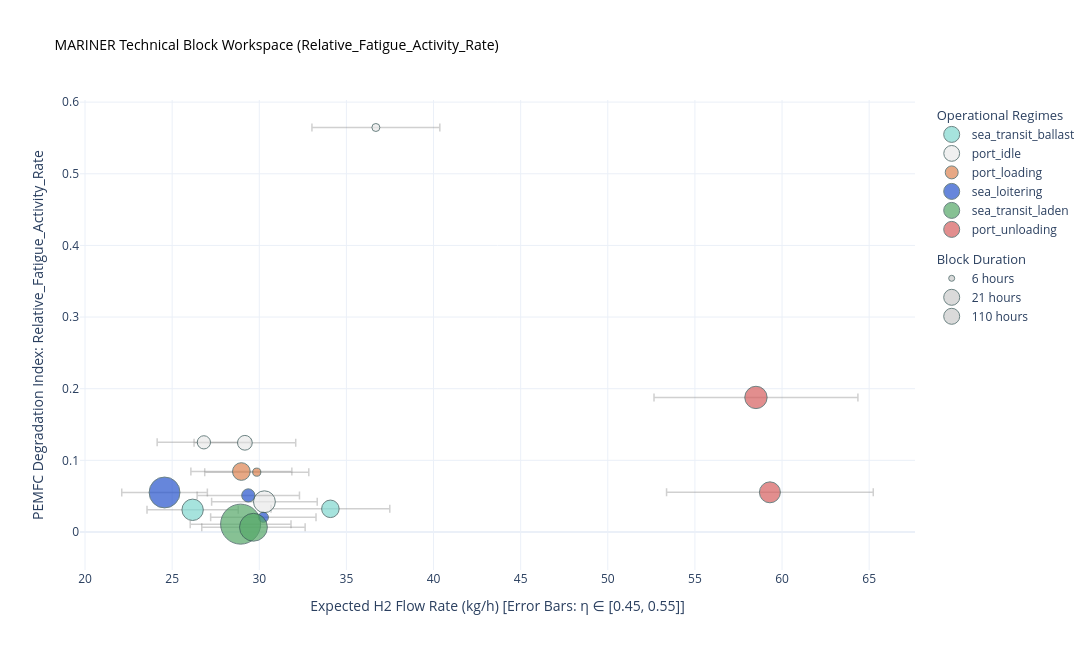
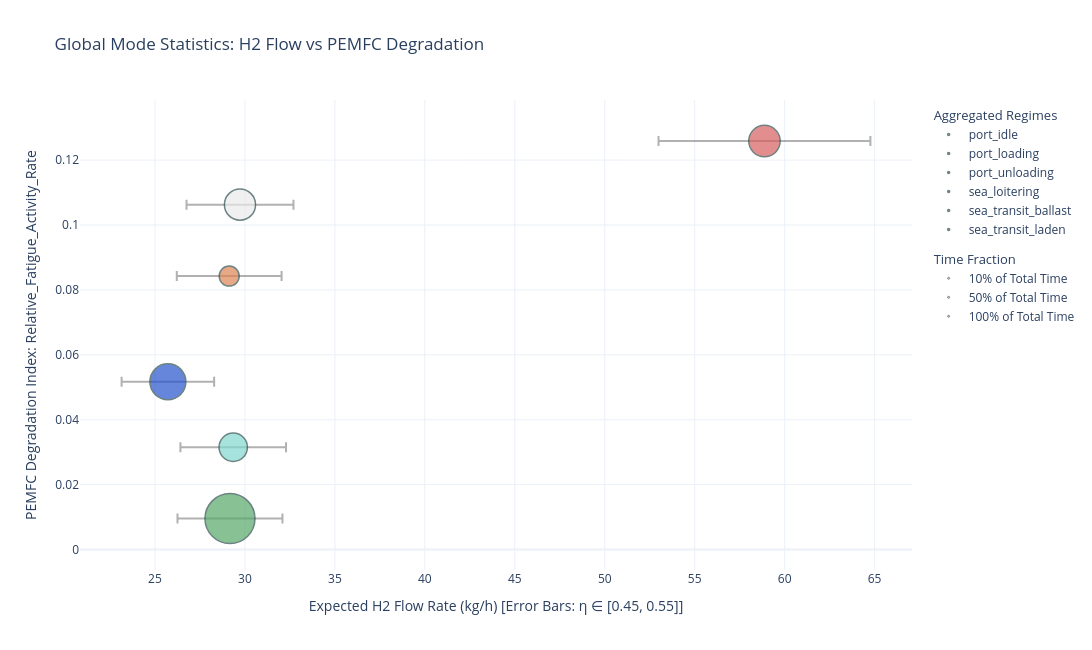
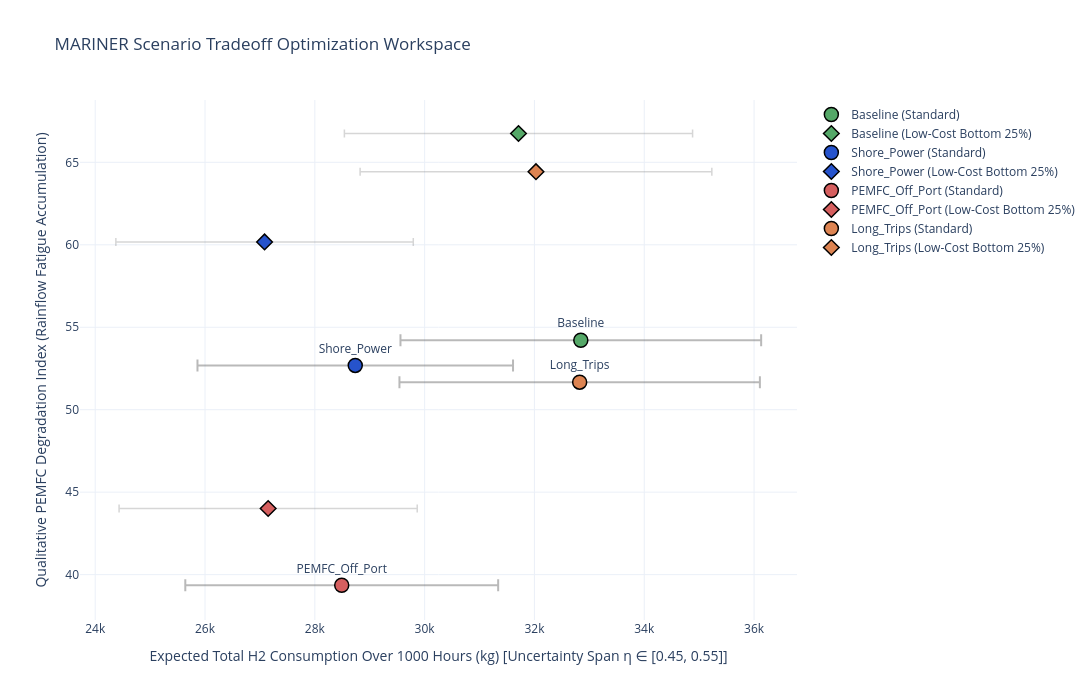

The notebook cell saved with these charts, in order:
### Code cell
# 1. Plot Block Workspace
fig_bricks_fatigue = plot_block_space(combined_filtered_registry, y_axis_metric='Relative_Fatigue_Activity_Rate')
fig_bricks_fatigue.show()

# 2. Plot Aggregated Mode Statistics
fig_stats_fatigue = plot_mode_statistics(combined_filtered_stats, y_axis_metric='Relative_Fatigue_Activity_Rate', print_table=False)
fig_stats_fatigue.show()

# 3. Instantiate Scenario Manager & Run Pipeline
manager = ScenarioManager(registry_df=combined_filtered_registry, global_stats=combined_filtered_stats)
compiled_scenario_outputs = manager.run_full_scenario_pipeline(total_target_h=1000.0, print_summary=True)

# 4. Render Final Scenario Optimization Tradeoff Chart
fig_tradeoff = plot_scenario_tradeoff_space(compiled_scenario_outputs)
fig_tradeoff.show()

### Figure 1 — Plotly figure (JSON) as saved in the notebook; plotly's stock layout.template omitted (floating-point values rounded to 4 significant figures)
{"data": [{"error_x": {"array": [3.408, 2.618], "color": "rgba(120,120,120,0.35)", "symmetric": true, "thickness": 1.5, "type": "data", "width": 4}, "hoverinfo": "text", "legendgroup": "Modes", "legendgrouptitle": {"text": "Operational Regimes"}, "marker": {"color": "#81D8D0", "line": {"color": "DarkSlateGrey", "width": 1}, "size": [21.08, 31.42], "sizemin": 4, "sizemode": "area", "sizeref": 0.1374}, "mode": "markers", "name": "sea_transit_ballast", "text": ["<b>Mode Block: sea_transit_ballast</b><br>File Origin: Wembley_voy_236.csv<br>Start Timestamp: 2026-01-23 16:20<br>Total Duration: 21.08 h<br>Mean Power Demand: 562.1 kW<br>-----------------------------------<br>H2 Rate: [30.67 - 37.49] kg/h<br>Fatigue Damage Rate: 0.0323 (/s)<br>Power Fluctuation: 0.55 (kW²/s²)<br>", "<b>Mode Block: sea_transit_ballast</b><br>File Origin: Rotherhithe_voy_179.csv<br>Start Timestamp: 2025-12-22 10:50<br>Total Duration: 31.42 h<br>Mean Power Demand: 431.7 kW<br>-----------------------------------<br>H2 Rate: [23.56 - 28.79] kg/h<br>Fatigue Damage Rate: 0.0310 (/s)<br>Power Fluctuation: 0.43 (kW²/s²)<br>"], "type": "scatter", "x": [34.08, 26.18], "y": [0.03235, 0.03099]}, {"error_x": {"array": [3.03, 2.917, 2.682, 3.669], "color": "rgba(120,120,120,0.35)", "symmetric": true, "thickness": 1.5, "type": "data", "width": 4}, "hoverinfo": "text", "legendgroup": "Modes", "legendgrouptitle": {"text": "Operational Regimes"}, "marker": {"color": "#EAEAEA", "line": {"color": "DarkSlateGrey", "width": 1}, "size": [32.83, 14.92, 12.0, 3.5], "sizemin": 4, "sizemode": "area", "sizeref": 0.1374}, "mode": "markers", "name": "port_idle", "text": ["<b>Mode Block: port_idle</b><br>File Origin: Wembley_voy_236.csv<br>Start Timestamp: 2026-01-24 13:25<br>Total Duration: 32.83 h<br>Mean Power Demand: 499.7 kW<br>-----------------------------------<br>H2 Rate: [27.27 - 33.33] kg/h<br>Fatigue Damage Rate: 0.0422 (/s)<br>Power Fluctuation: 0.33 (kW²/s²)<br>", "<b>Mode Block: port_idle</b><br>File Origin: Wembley_voy_236.csv<br>Start Timestamp: 2026-01-31 04:35<br>Total Duration: 14.92 h<br>Mean Power Demand: 481.2 kW<br>-----------------------------------<br>H2 Rate: [26.26 - 32.09] kg/h<br>Fatigue Damage Rate: 0.1245 (/s)<br>Power Fluctuation: 1.89 (kW²/s²)<br>", "<b>Mode Block: port_idle</b><br>File Origin: Rotherhithe_voy_179.csv<br>Start Timestamp: 2025-12-26 11:45<br>Total Duration: 12.00 h<br>Mean Power Demand: 442.4 kW<br>-----------------------------------<br>H2 Rate: [24.14 - 29.50] kg/h<br>Fatigue Damage Rate: 0.1252 (/s)<br>Power Fluctuation: 2.29 (kW²/s²)<br>", "<b>Mode Block: port_idle</b><br>File Origin: Rotherhithe_voy_179.csv<br>Start Timestamp: 2025-12-30 09:35<br>Total Duration: 3.50 h<br>Mean Power Demand: 605.2 kW<br>-----------------------------------<br>H2 Rate: [33.02 - 40.36] kg/h<br>Fatigue Damage Rate: 0.5646 (/s)<br>Power Fluctuation: 10.32 (kW²/s²)<br>"], "type": "scatter", "x": [30.3, 29.17, 26.82, 36.69], "y": [0.04224, 0.1245, 0.1252, 0.5646]}, {"error_x": {"array": [2.986, 2.897], "color": "rgba(120,120,120,0.35)", "symmetric": true, "thickness": 1.5, "type": "data", "width": 4}, "hoverinfo": "text", "legendgroup": "Modes", "legendgrouptitle": {"text": "Operational Regimes"}, "marker": {"color": "#DD8452", "line": {"color": "DarkSlateGrey", "width": 1}, "size": [4.5, 21.42], "sizemin": 4, "sizemode": "area", "sizeref": 0.1374}, "mode": "markers", "name": "port_loading", "text": ["<b>Mode Block: port_loading</b><br>File Origin: Wembley_voy_236.csv<br>Start Timestamp: 2026-01-24 17:45<br>Total Duration: 4.50 h<br>Mean Power Demand: 492.4 kW<br>-----------------------------------<br>H2 Rate: [26.87 - 32.84] kg/h<br>Fatigue Damage Rate: 0.0835 (/s)<br>Power Fluctuation: 1.41 (kW²/s²)<br>", "<b>Mode Block: port_loading</b><br>File Origin: Rotherhithe_voy_179.csv<br>Start Timestamp: 2025-12-26 18:30<br>Total Duration: 21.42 h<br>Mean Power Demand: 477.9 kW<br>-----------------------------------<br>H2 Rate: [26.08 - 31.87] kg/h<br>Fatigue Damage Rate: 0.0844 (/s)<br>Power Fluctuation: 1.43 (kW²/s²)<br>"], "type": "scatter", "x": [29.86, 28.97], "y": [0.08352, 0.08441]}, {"error_x": {"array": [2.937, 2.456, 3.023], "color": "rgba(120,120,120,0.35)", "symmetric": true, "thickness": 1.5, "type": "data", "width": 4}, "hoverinfo": "text", "legendgroup": "Modes", "legendgrouptitle": {"text": "Operational Regimes"}, "marker": {"color": "#2653CC", "line": {"color": "DarkSlateGrey", "width": 1}, "size": [11.92, 65.5, 7.083], "sizemin": 4, "sizemode": "area", "sizeref": 0.1374}, "mode": "markers", "name": "sea_loitering", "text": ["<b>Mode Block: sea_loitering</b><br>File Origin: Wembley_voy_236.csv<br>Start Timestamp: 2026-01-30 12:00<br>Total Duration: 11.92 h<br>Mean Power Demand: 484.4 kW<br>-----------------------------------<br>H2 Rate: [26.43 - 32.31] kg/h<br>Fatigue Damage Rate: 0.0511 (/s)<br>Power Fluctuation: 0.90 (kW²/s²)<br>", "<b>Mode Block: sea_loitering</b><br>File Origin: Rotherhithe_voy_179.csv<br>Start Timestamp: 2025-12-23 14:35<br>Total Duration: 65.50 h<br>Mean Power Demand: 405.2 kW<br>-----------------------------------<br>H2 Rate: [22.11 - 27.02] kg/h<br>Fatigue Damage Rate: 0.0552 (/s)<br>Power Fluctuation: 0.90 (kW²/s²)<br>", "<b>Mode Block: sea_loitering</b><br>File Origin: Rotherhithe_voy_179.csv<br>Start Timestamp: 2025-12-30 00:55<br>Total Duration: 7.08 h<br>Mean Power Demand: 498.6 kW<br>-----------------------------------<br>H2 Rate: [27.21 - 33.26] kg/h<br>Fatigue Damage Rate: 0.0205 (/s)<br>Power Fluctuation: 0.35 (kW²/s²)<br>"], "type": "scatter", "x": [29.37, 24.56, 30.23], "y": [0.05107, 0.05517, 0.02054]}, {"error_x": {"array": [2.893, 2.967], "color": "rgba(120,120,120,0.35)", "symmetric": true, "thickness": 1.5, "type": "data", "width": 4}, "hoverinfo": "text", "legendgroup": "Modes", "legendgrouptitle": {"text": "Operational Regimes"}, "marker": {"color": "#55A868", "line": {"color": "DarkSlateGrey", "width": 1}, "size": [109.9, 53.33], "sizemin": 4, "sizemode": "area", "sizeref": 0.1374}, "mode": "markers", "name": "sea_transit_laden", "text": ["<b>Mode Block: sea_transit_laden</b><br>File Origin: Wembley_voy_236.csv<br>Start Timestamp: 2026-01-26 02:45<br>Total Duration: 109.92 h<br>Mean Power Demand: 477.1 kW<br>-----------------------------------<br>H2 Rate: [26.04 - 31.82] kg/h<br>Fatigue Damage Rate: 0.0110 (/s)<br>Power Fluctuation: 0.11 (kW²/s²)<br>", "<b>Mode Block: sea_transit_laden</b><br>File Origin: Rotherhithe_voy_179.csv<br>Start Timestamp: 2025-12-27 21:10<br>Total Duration: 53.33 h<br>Mean Power Demand: 489.3 kW<br>-----------------------------------<br>H2 Rate: [26.70 - 32.63] kg/h<br>Fatigue Damage Rate: 0.0066 (/s)<br>Power Fluctuation: 0.06 (kW²/s²)<br>"], "type": "scatter", "x": [28.93, 29.67], "y": [0.01098, 0.006625]}, {"error_x": {"array": [5.85, 5.93], "color": "rgba(120,120,120,0.35)", "symmetric": true, "thickness": 1.5, "type": "data", "width": 4}, "hoverinfo": "text", "legendgroup": "Modes", "legendgrouptitle": {"text": "Operational Regimes"}, "marker": {"color": "#D65F5F", "line": {"color": "DarkSlateGrey", "width": 1}, "size": [34.33, 30.17], "sizemin": 4, "sizemode": "area", "sizeref": 0.1374}, "mode": "markers", "name": "port_unloading", "text": ["<b>Mode Block: port_unloading</b><br>File Origin: Wembley_voy_236.csv<br>Start Timestamp: 2026-01-31 10:35<br>Total Duration: 34.33 h<br>Mean Power Demand: 964.9 kW<br>-----------------------------------<br>H2 Rate: [52.65 - 64.35] kg/h<br>Fatigue Damage Rate: 0.1878 (/s)<br>Power Fluctuation: 3.47 (kW²/s²)<br>", "<b>Mode Block: port_unloading</b><br>File Origin: Rotherhithe_voy_179.csv<br>Start Timestamp: 2025-12-30 12:05<br>Total Duration: 30.17 h<br>Mean Power Demand: 978.1 kW<br>-----------------------------------<br>H2 Rate: [53.37 - 65.23] kg/h<br>Fatigue Damage Rate: 0.0554 (/s)<br>Power Fluctuation: 1.62 (kW²/s²)<br>"], "type": "scatter", "x": [58.5, 59.3], "y": [0.1878, 0.05538]}, {"legendgroup": "Size", "legendgrouptitle": {"text": "Block Duration"}, "marker": {"color": "rgba(150,150,150,0.5)", "line": {"color": "DarkSlateGrey", "width": 1}, "size": [6], "sizemode": "area", "sizeref": 0.1374}, "mode": "markers", "name": "6 hours", "type": "scatter", "x": [null], "y": [null]}, {"legendgroup": "Size", "legendgrouptitle": {"text": "Block Duration"}, "marker": {"color": "rgba(150,150,150,0.5)", "line": {"color": "DarkSlateGrey", "width": 1}, "size": [21], "sizemode": "area", "sizeref": 0.1374}, "mode": "markers", "name": "21 hours", "type": "scatter", "x": [null], "y": [null]}, {"legendgroup": "Size", "legendgrouptitle": {"text": "Block Duration"}, "marker": {"color": "rgba(150,150,150,0.5)", "line": {"color": "DarkSlateGrey", "width": 1}, "size": [110], "sizemode": "area", "sizeref": 0.1374}, "mode": "markers", "name": "110 hours", "type": "scatter", "x": [null], "y": [null]}], "layout": {"height": 650, "hovermode": "closest", "title": {"font": {"color": "black", "size": 14}, "text": "MARINER Technical Block Workspace (Relative_Fatigue_Activity_Rate)"}, "width": 1100, "xaxis": {"title": {"text": "Expected H2 Flow Rate (kg/h) [Error Bars: η ∈ [0.45, 0.55]]"}}, "yaxis": {"title": {"text": "PEMFC Degradation Index: Relative_Fatigue_Activity_Rate"}}}}

### Figure 2 — Plotly figure (JSON) as saved in the notebook; plotly's stock layout.template omitted (floating-point values rounded to 4 significant figures)
{"data": [{"error_x": {"array": [2.973], "arrayminus": [2.973], "color": "rgba(100,100,100,0.5)", "thickness": 2, "type": "data", "width": 5}, "hoverinfo": "text", "hovertext": ["<b>port_idle</b><br>Time Fraction: 13.9% (63.2 hrs)<br>Mean Power: 490.3 kW<br>H2 Rate: [26.75 - 32.70] kg/h<br>Fatigue Damage Rate: 0.1063 (/h)<br>Power Fluctuation: 1.62 (kW^3/h^3)<br>"], "legendgroup": "Modes", "legendgrouptitle": {"text": "Aggregated Regimes"}, "marker": {"color": "#EAEAEA", "line": {"color": "DarkSlateGrey", "width": 1.5}, "size": [0.1393], "sizemin": 10, "sizemode": "area", "sizeref": 0.0002877}, "mode": "markers", "name": "port_idle", "type": "scatter", "x": [29.73], "y": [0.1063]}, {"error_x": {"array": [2.913], "arrayminus": [2.913], "color": "rgba(100,100,100,0.5)", "thickness": 2, "type": "data", "width": 5}, "hoverinfo": "text", "hovertext": ["<b>port_loading</b><br>Time Fraction: 5.7% (25.9 hrs)<br>Mean Power: 480.4 kW<br>H2 Rate: [26.21 - 32.04] kg/h<br>Fatigue Damage Rate: 0.0843 (/h)<br>Power Fluctuation: 1.42 (kW^3/h^3)<br>"], "legendgroup": "Modes", "legendgrouptitle": {"text": "Aggregated Regimes"}, "marker": {"color": "#DD8452", "line": {"color": "DarkSlateGrey", "width": 1.5}, "size": [0.0571], "sizemin": 10, "sizemode": "area", "sizeref": 0.0002877}, "mode": "markers", "name": "port_loading", "type": "scatter", "x": [29.13], "y": [0.08426]}, {"error_x": {"array": [5.888], "arrayminus": [5.888], "color": "rgba(100,100,100,0.5)", "thickness": 2, "type": "data", "width": 5}, "hoverinfo": "text", "hovertext": ["<b>port_unloading</b><br>Time Fraction: 14.2% (64.5 hrs)<br>Mean Power: 971.1 kW<br>H2 Rate: [52.99 - 64.77] kg/h<br>Fatigue Damage Rate: 0.1259 (/h)<br>Power Fluctuation: 2.60 (kW^3/h^3)<br>"], "legendgroup": "Modes", "legendgrouptitle": {"text": "Aggregated Regimes"}, "marker": {"color": "#D65F5F", "line": {"color": "DarkSlateGrey", "width": 1.5}, "size": [0.1421], "sizemin": 10, "sizemode": "area", "sizeref": 0.0002877}, "mode": "markers", "name": "port_unloading", "type": "scatter", "x": [58.88], "y": [0.1259]}, {"error_x": {"array": [2.572], "arrayminus": [2.572], "color": "rgba(100,100,100,0.5)", "thickness": 2, "type": "data", "width": 5}, "hoverinfo": "text", "hovertext": ["<b>sea_loitering</b><br>Time Fraction: 18.6% (84.5 hrs)<br>Mean Power: 424.2 kW<br>H2 Rate: [23.15 - 28.29] kg/h<br>Fatigue Damage Rate: 0.0517 (/h)<br>Power Fluctuation: 0.85 (kW^3/h^3)<br>"], "legendgroup": "Modes", "legendgrouptitle": {"text": "Aggregated Regimes"}, "marker": {"color": "#2653CC", "line": {"color": "DarkSlateGrey", "width": 1.5}, "size": [0.1862], "sizemin": 10, "sizemode": "area", "sizeref": 0.0002877}, "mode": "markers", "name": "sea_loitering", "type": "scatter", "x": [25.72], "y": [0.05169]}, {"error_x": {"array": [2.935], "arrayminus": [2.935], "color": "rgba(100,100,100,0.5)", "thickness": 2, "type": "data", "width": 5}, "hoverinfo": "text", "hovertext": ["<b>sea_transit_ballast</b><br>Time Fraction: 11.6% (52.5 hrs)<br>Mean Power: 484.1 kW<br>H2 Rate: [26.42 - 32.29] kg/h<br>Fatigue Damage Rate: 0.0315 (/h)<br>Power Fluctuation: 0.48 (kW^3/h^3)<br>"], "legendgroup": "Modes", "legendgrouptitle": {"text": "Aggregated Regimes"}, "marker": {"color": "#81D8D0", "line": {"color": "DarkSlateGrey", "width": 1.5}, "size": [0.1157], "sizemin": 10, "sizemode": "area", "sizeref": 0.0002877}, "mode": "markers", "name": "sea_transit_ballast", "type": "scatter", "x": [29.35], "y": [0.03154]}, {"error_x": {"array": [2.917], "arrayminus": [2.917], "color": "rgba(100,100,100,0.5)", "thickness": 2, "type": "data", "width": 5}, "hoverinfo": "text", "hovertext": ["<b>sea_transit_laden</b><br>Time Fraction: 36.0% (163.2 hrs)<br>Mean Power: 481.1 kW<br>H2 Rate: [26.25 - 32.09] kg/h<br>Fatigue Damage Rate: 0.0096 (/h)<br>Power Fluctuation: 0.09 (kW^3/h^3)<br>"], "legendgroup": "Modes", "legendgrouptitle": {"text": "Aggregated Regimes"}, "marker": {"color": "#55A868", "line": {"color": "DarkSlateGrey", "width": 1.5}, "size": [0.3596], "sizemin": 10, "sizemode": "area", "sizeref": 0.0002877}, "mode": "markers", "name": "sea_transit_laden", "type": "scatter", "x": [29.17], "y": [0.009559]}, {"legendgroup": "Size", "legendgrouptitle": {"text": "Time Fraction"}, "marker": {"color": "rgba(150,150,150,0.5)", "line": {"color": "DarkSlateGrey", "width": 1}, "size": [0.1], "sizemode": "area", "sizeref": 0.0002877}, "mode": "markers", "name": "10% of Total Time", "type": "scatter", "x": [null], "y": [null]}, {"legendgroup": "Size", "legendgrouptitle": {"text": "Time Fraction"}, "marker": {"color": "rgba(150,150,150,0.5)", "line": {"color": "DarkSlateGrey", "width": 1}, "size": [0.5], "sizemode": "area", "sizeref": 0.0002877}, "mode": "markers", "name": "50% of Total Time", "type": "scatter", "x": [null], "y": [null]}, {"legendgroup": "Size", "legendgrouptitle": {"text": "Time Fraction"}, "marker": {"color": "rgba(150,150,150,0.5)", "line": {"color": "DarkSlateGrey", "width": 1}, "size": [1], "sizemode": "area", "sizeref": 0.0002877}, "mode": "markers", "name": "100% of Total Time", "type": "scatter", "x": [null], "y": [null]}], "layout": {"height": 650, "hovermode": "closest", "title": {"text": "Global Mode Statistics: H2 Flow vs PEMFC Degradation"}, "width": 1100, "xaxis": {"title": {"text": "Expected H2 Flow Rate (kg/h) [Error Bars: η ∈ [0.45, 0.55]]"}}, "yaxis": {"title": {"text": "PEMFC Degradation Index: Relative_Fatigue_Activity_Rate"}}}}

### Figure 3 — Plotly figure (JSON) as saved in the notebook; plotly's stock layout.template omitted (floating-point values rounded to 4 significant figures)
{"data": [{"error_x": {"array": [3284.0], "color": "rgba(80,80,80,0.4)", "thickness": 2, "type": "data", "width": 6}, "hoverinfo": "text", "hovertext": "<b>Scenario: Baseline (Standard)</b><br>Fatigue Index: 54.2124<br>H2 Mass Range: [29559.8 - 36128.7] kg<br>Energy Output: 541713.1 kWh", "marker": {"color": "#55A868", "line": {"color": "black", "width": 1.5}, "size": 14, "symbol": "circle"}, "mode": "markers+text", "name": "Baseline (Standard)", "text": ["Baseline"], "textposition": "top center", "type": "scatter", "x": [32840.0], "y": [54.21]}, {"error_x": {"array": [3171.0], "color": "rgba(120,120,120,0.3)", "thickness": 1.5, "type": "data", "width": 4}, "hoverinfo": "text", "hovertext": "<b>Scenario: Baseline (Low-Cost Profile)</b><br>Fatigue Index: 66.7486<br>H2 Mass Range: [28538.3 - 34880.1] kg", "marker": {"color": "#55A868", "line": {"color": "black", "width": 1.5}, "size": 12, "symbol": "diamond"}, "mode": "markers", "name": "Baseline (Low-Cost Bottom 25%)", "type": "scatter", "x": [31710.0], "y": [66.75]}, {"error_x": {"array": [2874.0], "color": "rgba(80,80,80,0.4)", "thickness": 2, "type": "data", "width": 6}, "hoverinfo": "text", "hovertext": "<b>Scenario: Shore_Power (Standard)</b><br>Fatigue Index: 52.6865<br>H2 Mass Range: [25862.6 - 31609.8] kg<br>Energy Output: 473957.4 kWh", "marker": {"color": "#2653CC", "line": {"color": "black", "width": 1.5}, "size": 14, "symbol": "circle"}, "mode": "markers+text", "name": "Shore_Power (Standard)", "text": ["Shore_Power"], "textposition": "top center", "type": "scatter", "x": [28740.0], "y": [52.69]}, {"error_x": {"array": [2708.0], "color": "rgba(120,120,120,0.3)", "thickness": 1.5, "type": "data", "width": 4}, "hoverinfo": "text", "hovertext": "<b>Scenario: Shore_Power (Low-Cost Profile)</b><br>Fatigue Index: 60.1727<br>H2 Mass Range: [24376.1 - 29793.1] kg", "marker": {"color": "#2653CC", "line": {"color": "black", "width": 1.5}, "size": 12, "symbol": "diamond"}, "mode": "markers", "name": "Shore_Power (Low-Cost Bottom 25%)", "type": "scatter", "x": [27080.0], "y": [60.17]}, {"error_x": {"array": [2849.0], "color": "rgba(80,80,80,0.4)", "thickness": 2, "type": "data", "width": 6}, "hoverinfo": "text", "hovertext": "<b>Scenario: PEMFC_Off_Port (Standard)</b><br>Fatigue Index: 39.3560<br>H2 Mass Range: [25641.0 - 31339.0] kg<br>Energy Output: 469896.4 kWh", "marker": {"color": "#D65F5F", "line": {"color": "black", "width": 1.5}, "size": 14, "symbol": "circle"}, "mode": "markers+text", "name": "PEMFC_Off_Port (Standard)", "text": ["PEMFC_Off_Port"], "textposition": "top center", "type": "scatter", "x": [28490.0], "y": [39.36]}, {"error_x": {"array": [2715.0], "color": "rgba(120,120,120,0.3)", "thickness": 1.5, "type": "data", "width": 4}, "hoverinfo": "text", "hovertext": "<b>Scenario: PEMFC_Off_Port (Low-Cost Profile)</b><br>Fatigue Index: 44.0098<br>H2 Mass Range: [24435.0 - 29864.9] kg", "marker": {"color": "#D65F5F", "line": {"color": "black", "width": 1.5}, "size": 12, "symbol": "diamond"}, "mode": "markers", "name": "PEMFC_Off_Port (Low-Cost Bottom 25%)", "type": "scatter", "x": [27150.0], "y": [44.01]}, {"error_x": {"array": [3282.0], "color": "rgba(80,80,80,0.4)", "thickness": 2, "type": "data", "width": 6}, "hoverinfo": "text", "hovertext": "<b>Scenario: Long_Trips (Standard)</b><br>Fatigue Index: 51.6707<br>H2 Mass Range: [29541.0 - 36105.7] kg<br>Energy Output: 541368.7 kWh", "marker": {"color": "#DD8452", "line": {"color": "black", "width": 1.5}, "size": 14, "symbol": "circle"}, "mode": "markers+text", "name": "Long_Trips (Standard)", "text": ["Long_Trips"], "textposition": "top center", "type": "scatter", "x": [32820.0], "y": [51.67]}, {"error_x": {"array": [3203.0], "color": "rgba(120,120,120,0.3)", "thickness": 1.5, "type": "data", "width": 4}, "hoverinfo": "text", "hovertext": "<b>Scenario: Long_Trips (Low-Cost Profile)</b><br>Fatigue Index: 64.4348<br>H2 Mass Range: [28824.9 - 35230.4] kg", "marker": {"color": "#DD8452", "line": {"color": "black", "width": 1.5}, "size": 12, "symbol": "diamond"}, "mode": "markers", "name": "Long_Trips (Low-Cost Bottom 25%)", "type": "scatter", "x": [32030.0], "y": [64.43]}], "layout": {"height": 700, "hovermode": "closest", "title": {"text": "MARINER Scenario Tradeoff Optimization Workspace"}, "width": 1100, "xaxis": {"title": {"text": "Expected Total H2 Consumption Over 1000 Hours (kg) [Uncertainty Span η ∈ [0.45, 0.55]]"}}, "yaxis": {"title": {"text": "Qualitative PEMFC Degradation Index (Rainflow Fatigue Accumulation)"}}}}
